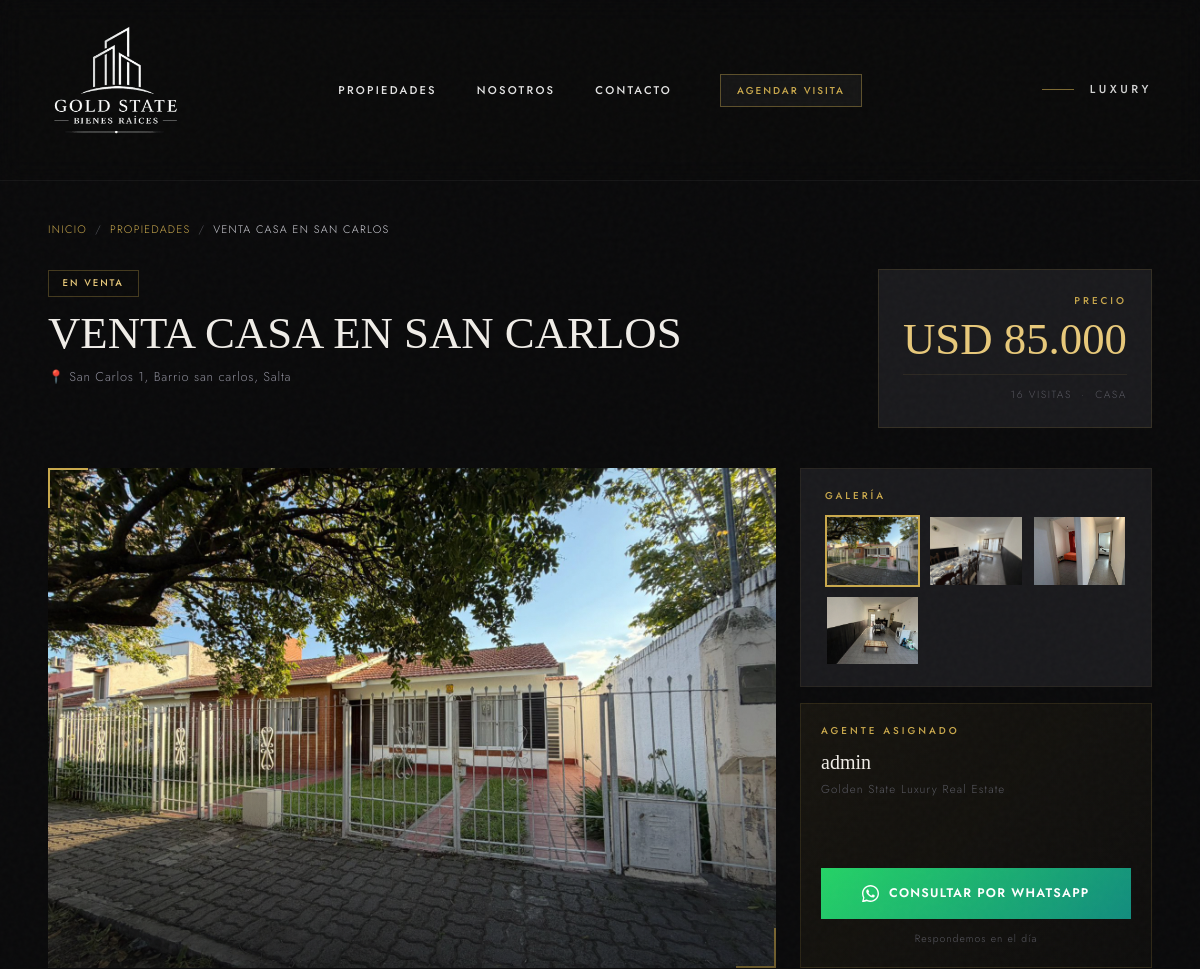
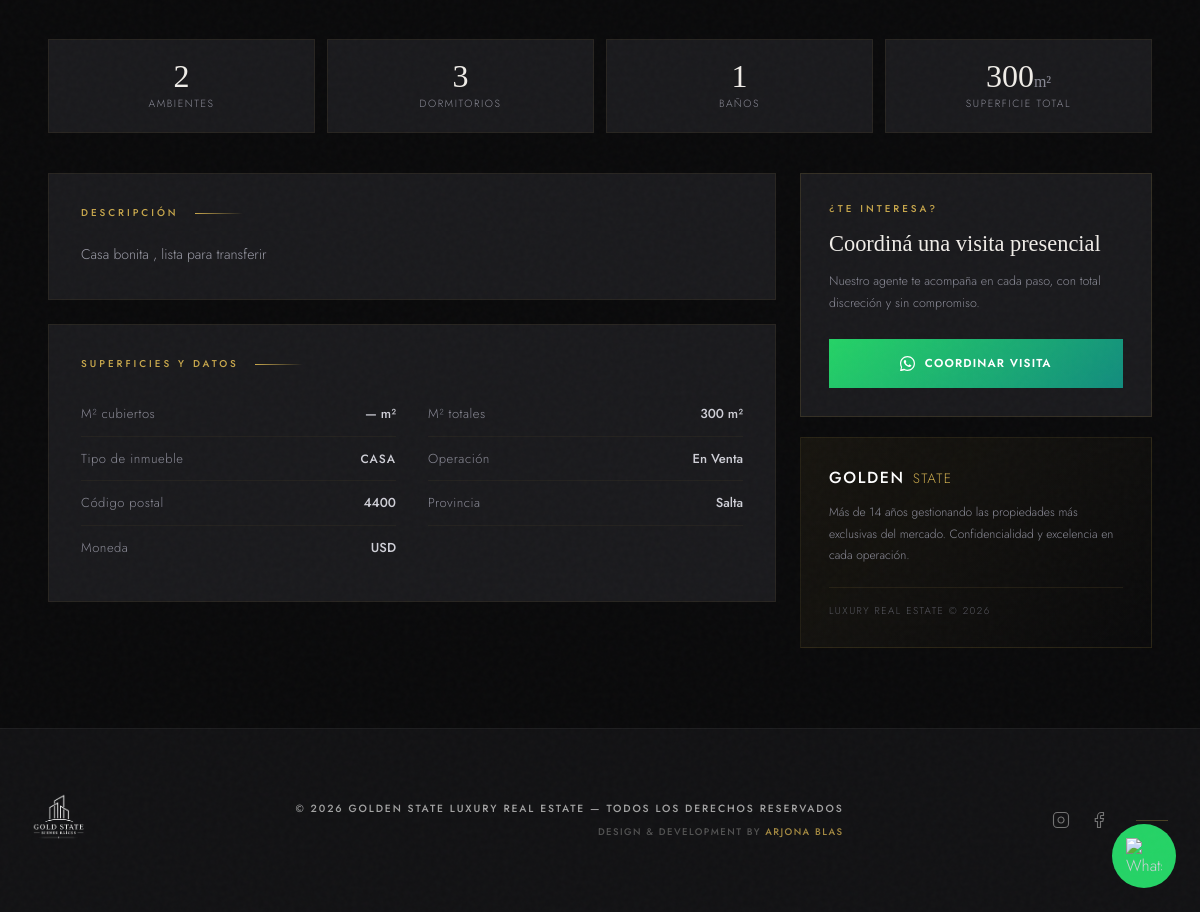
Page /propiedad/1/ on the committed database (2 pictures, top to bottom).
### propiedades/models.py (models this page shows, shortened)
class Publicacion(models.Model):
    TIPOS_PROPIEDAD = (
        ("casa", "Casa"),
        ("departamento", "Departamento"),
        ("monoambiente", "Monoambiente"),
        ("ph", "PH"),
        ("loft", "Loft"),
        ("quinta", "Casa de Quinta / Barrio Cerrado"),
        ("terreno", "Terreno / Lote"),
        ("cochera", "Cochera"),
        ("local", "Local Comercial"),
        ("oficina", "Oficina"),
        ("galpon", "Galpón / Depósito"),
        ("campo", "Campo / Chacra"),
    )
    ESTADOS_OPERACION = (
        ("alquiler", "En Alquiler"),
        ("venta", "En Venta"),
        ("alquiler_temporal", "Alquiler Temporal"),
    )
    MONEDAS = (
        ("USD", "Dólares (USD)"),
        ("ARS", "Pesos (ARS)"),
    )
    agente = models.ForeignKey(User, on_delete=models.CASCADE, verbose_name="Agente / Administrador")
    titulo = models.CharField(max_length=255, verbose_name="Título de la publicación")
    descripcion = models.TextField(verbose_name="Descripción o Detalles")
    tipo_propiedad = models.CharField(max_length=30, choices=TIPOS_PROPIEDAD, default="departamento", verbose_name="Tipo de Propiedad")
    tipo_operacion = models.CharField(max_length=20, choices=ESTADOS_OPERACION, default="venta", verbose_name="Operación")
    moneda = models.CharField(max_length=3, choices=MONEDAS, default="USD", verbose_name="Moneda")
    precio = models.DecimalField(max_digits=12, decimal_places=2, verbose_name="Precio")
    expensas = models.DecimalField(max_digits=10, decimal_places=2, verbose_name="Expensas (0 si no aplica)", default=0)
    ambientes = models.PositiveIntegerField(default=1, validators=[MinValueValidator(1)], verbose_name="Ambientes")
    dormitorios = models.PositiveIntegerField(default=0, verbose_name="Dormitorios (0 si es monoambiente)")
    banos = models.PositiveIntegerField(default=1, verbose_name="Baños")
    metros_cubiertos = models.PositiveIntegerField(verbose_name="M² Cubiertos", blank=True, null=True)
    metros_totales = models.PositiveIntegerField(verbose_name="M² Totales")
    direccion = models.CharField(max_length=255, verbose_name="Dirección (Calle y Altura)")
    barrio_localidad = models.CharField(max_length=100, verbose_name="Barrio o Localidad")
    provincia = models.CharField(max_length=100, verbose_name="Provincia", default="Buenos Aires")
    codigo_postal = models.CharField(max_length=10, verbose_name="Código Postal", blank=True, null=True)
    imagen_principal = models.ImageField(upload_to='propiedades/', verbose_name="Foto Principal", null=True, blank=True)
    visitas = models.PositiveIntegerField(default=0, editable=False, verbose_name="Cantidad de Visitas")
    disponible = models.BooleanField(default=True, verbose_name="Publicación Activa / Disponible")
    destacada = models.BooleanField(default=False, verbose_name="Propiedad Destacada (Sale en la Home)")
    destacada_hero = models.BooleanField(default=False, verbose_name="Mostrar en el Slider Principal (Hero)")
    creado_el = models.DateTimeField(auto_now_add=True)
    actualizado_el = models.DateTimeField(auto_now=True)
    class Meta:
        verbose_name = "Propiedad"
        verbose_name_plural = "Propiedades"
        ordering = ['-creado_el']
    @property
    def precio_formateado(self):
        return f"{self.moneda} {self.precio:,.0f}".replace(",", ".")
    def save(self, *args, **kwargs):
        if self.imagen_principal:
            try:
                if hasattr(self.imagen_principal.file, 'image') or not self.pk:
                    comprimir_imagen(self.imagen_principal, max_width=1600, calidad=75)
            except Exception:
                pass
        super(Publicacion, self).save(*args, **kwargs)

class ImagenPropiedad(models.Model):
    propiedad = models.ForeignKey(Publicacion, on_delete=models.CASCADE, related_name="imagenes")
    imagen = models.ImageField(upload_to='propiedades/galeria/', verbose_name="Foto")
    orden = models.PositiveIntegerField(default=0, verbose_name="Orden")
    class Meta:
        verbose_name = "Foto de la Propiedad"
        verbose_name_plural = "Galería de Fotos"
        ordering = ['orden']

### propiedades/views.py (the view)
# urls.py: path('propiedad/<int:pk>/', views.detalle_propiedad, name='detalle'),
def detalle_propiedad(request, pk):
    propiedad = get_object_or_404(Publicacion, pk=pk)
    propiedad.visitas += 1
    propiedad.save()
    contexto = {'propiedad': propiedad}
    return render(request, 'propiedades/detalle.html', contexto)

### propiedades/templates/propiedades/detalle.html (shortened to what this page needs)
{% extends 'propiedades/base.html' %}
{% load static %}
{% block extra_css %}
    <link rel="stylesheet" href="{% static 'propiedades/css/detalle.css' %}" />
{% endblock %}
{% block content %}
    <main class="max-w-7xl mx-auto px-5 sm:px-8 lg:px-12 py-10 pb-20">
        <nav class="breadcrumb flex items-center gap-2 mb-8 reveal visible">
            <a href="{% url 'propiedades:index' %}">Inicio</a>
            <span style="color:var(--fog);">/</span>
            <a href="{% url 'propiedades:catalogo' %}">Propiedades</a>
            <span style="color:var(--fog);">/</span>
            <span style="color:#D0D0D8;">{{ propiedad.titulo|truncatechars:40 }}</span>
        </nav>
        <div class="flex flex-col lg:flex-row lg:items-start lg:justify-between gap-6 mb-10 reveal visible">
            <div class="flex-1">
                <span class="badge-op mb-3 inline-block">{{ propiedad.get_tipo_operacion_display }}</span>
                <h1 style="font-family:'Cormorant Garamond',serif;font-weight:300;font-size:clamp(1.8rem,4vw,2.8rem);color:#F0EDE8;line-height:1.1;margin-bottom:0.5rem;">{{ propiedad.titulo }}</h1>
                <p style="font-size:0.8rem;letter-spacing:0.06em;color:var(--mist);">
                    📍 {{ propiedad.direccion }}, {{ propiedad.barrio_localidad }}, {{ propiedad.provincia }}
                </p>
            </div>
            <div class="price-card p-6 lg:min-w-[240px] lg:text-right" style="flex-shrink:0;">
                <p class="section-eyebrow mb-2">Precio</p>
                <div class="price-main">{{ propiedad.precio_formateado }}</div>
                <div style="margin-top:0.75rem;padding-top:0.75rem;border-top:1px solid rgba(201,168,76,0.1);font-size:0.65rem;color:var(--fog);letter-spacing:0.15em;text-transform:uppercase;">
                    {{ propiedad.visitas }} visita{{ propiedad.visitas|pluralize:"s" }} &nbsp;·&nbsp; {{ propiedad.get_tipo_propiedad_display }}
                </div>
            </div>
        </div>
        <div class="grid grid-cols-1 lg:grid-cols-3 gap-6 mb-10 reveal visible">
            <div class="lg:col-span-2 relative overflow-hidden h-[420px] sm:h-[500px]" style="background:var(--charcoal);">
                {% if propiedad.imagen_principal %}
                    <img id="visor-principal" src="{{ propiedad.imagen_principal.url }}" alt="{{ propiedad.titulo }}">
                {% endif %}
            </div>
            <div class="flex flex-col gap-4">
                <div style="padding:1.25rem 1.5rem;background:var(--ink);border:1px solid rgba(201,168,76,0.08);">
                    <p class="section-eyebrow mb-3">Galería</p>
                    <div class="grid grid-cols-3 gap-2 max-h-[200px] overflow-y-auto" id="galeria-thumbs">
                        {% if propiedad.imagen_principal %}
                            <div class="thumb active" data-src="{{ propiedad.imagen_principal.url }}">
                                <img src="{{ propiedad.imagen_principal.url }}" alt="Portada">
                            </div>
                        {% endif %}
                        {% for foto in propiedad.imagenes.all %}
                            <div class="thumb" data-src="{{ foto.imagen.url }}">
                                <img src="{{ foto.imagen.url }}" alt="Foto {{ forloop.counter }}">
                            </div>
                        {% endfor %}
                    </div>
                </div>
                <div class="agent-card p-5 flex-1 flex flex-col justify-between">
                    <div>
                        <p class="section-eyebrow mb-2">Agente asignado</p>
                        <p style="font-family:'Cormorant Garamond',serif;font-size:1.25rem;font-weight:300;color:#F0EDE8;margin-bottom:0.25rem;">
                            {{ propiedad.agente.get_full_name|default:propiedad.agente.username }}
                        </p>
                        <p style="font-size:0.72rem;letter-spacing:0.1em;color:var(--fog);">Golden State Luxury Real Estate</p>
                    </div>
                    <div style="margin-top:1.5rem;">
                        <a href="https://wa.me/{{ propiedad.agente.perfil.whatsapp|default:'3874209690' }}?text=Hola!%20Me%20interesa%20la%20propiedad:%20{{ propiedad.titulo|urlencode }}%20({{ propiedad.precio_formateado|urlencode }}).%20¿Podrían%20darme%20más%20información?"
                           target="_blank" class="wsp-btn">
                            Consultar por WhatsApp
                        </a>
                        <p style="font-size:0.65rem;text-align:center;color:var(--fog);letter-spacing:0.1em;margin-top:0.75rem;">Respondemos en el día</p>
                    </div>
                </div>
            </div>
        </div>
        <div class="grid grid-cols-2 sm:grid-cols-4 gap-3 mb-10 reveal visible">
            <div class="stat-box">
                <div class="stat-val">{{ propiedad.ambientes }}</div>
                <div class="stat-label">Ambientes</div>
            </div>
            <div class="stat-box">
                <div class="stat-val">{{ propiedad.dormitorios }}</div>
                <div class="stat-label">Dormitorios</div>
            </div>
            <div class="stat-box">
                <div class="stat-val">{{ propiedad.banos }}</div>
                <div class="stat-label">Baños</div>
            </div>
            <div class="stat-box">
                <div class="stat-val">{{ propiedad.metros_totales }}<span style="font-size:1rem;color:var(--mist);">m²</span></div>
                <div class="stat-label">Superficie total</div>
            </div>
        </div>
        <div class="grid grid-cols-1 lg:grid-cols-3 gap-6">
            <div class="lg:col-span-2 space-y-6 reveal visible">
                <div style="background:var(--ink);border:1px solid rgba(201,168,76,0.08);padding:2rem;">
                    <div class="flex items-center gap-4 mb-5">
                        <p class="section-eyebrow">Descripción</p>
                        <div class="gold-rule"></div>
                    </div>
                    <div class="prop-desc">{{ propiedad.descripcion }}</div>
                </div>
                <div style="background:var(--ink);border:1px solid rgba(201,168,76,0.08);padding:2rem;">
                    <div class="flex items-center gap-4 mb-5">
                        <p class="section-eyebrow">Superficies y datos</p>
                        <div class="gold-rule"></div>
                    </div>
                    <div class="grid grid-cols-1 sm:grid-cols-2 gap-x-8">
                        <div class="data-row">
                            <span class="data-key">M² cubiertos</span>
                            <span class="data-val">{{ propiedad.metros_cubiertos|default:"—" }} m²</span>
                        </div>
                        <div class="data-row">
                            <span class="data-key">M² totales</span>
                            <span class="data-val">{{ propiedad.metros_totales }} m²</span>
                        </div>
                        <div class="data-row">
                            <span class="data-key">Tipo de inmueble</span>
                            <span class="data-val" style="text-transform:uppercase;font-size:0.75rem;letter-spacing:0.08em;">{{ propiedad.get_tipo_propiedad_display }}</span>
                        </div>
                        <div class="data-row">
                            <span class="data-key">Operación</span>
                            <span class="data-val">{{ propiedad.get_tipo_operacion_display }}</span>
                        </div>
                        <div class="data-row">
                            <span class="data-key">Código postal</span>
                            <span class="data-val">{{ propiedad.codigo_postal|default:"—" }}</span>
                        </div>
                        <div class="data-row">
                            <span class="data-key">Provincia</span>
                            <span class="data-val">{{ propiedad.provincia }}</span>
                        </div>
                        <div class="data-row">
                            <span class="data-key">Moneda</span>
                            <span class="data-val">{{ propiedad.moneda }}</span>
                        </div>
                    </div>
                </div>
            </div>
            <div class="space-y-5 reveal visible">
                <div style="background:var(--ink);border:1px solid rgba(201,168,76,0.15);padding:1.75rem;">
                    <p class="section-eyebrow mb-3">¿Te interesa?</p>
                    <h3 style="font-family:'Cormorant Garamond',serif;font-size:1.4rem;font-weight:300;color:#F0EDE8;line-height:1.3;margin-bottom:0.75rem;">Coordiná una visita presencial</h3>
                    <p style="font-size:0.78rem;line-height:1.8;color:var(--mist);margin-bottom:1.5rem;">Nuestro agente te acompaña en cada paso, con total discreción y sin compromiso.</p>
                    <a href="https://wa.me/{{ propiedad.agente.perfil.whatsapp|default:'3874209690' }}?text=Hola!%20Quiero%20coordinar%20una%20visita%20para:%20{{ propiedad.titulo|urlencode }}"
                       target="_blank" class="wsp-btn" style="font-size:0.72rem;">
                        Coordinar visita
                    </a>
                </div>
                <div style="background:linear-gradient(135deg,rgba(201,168,76,0.07),transparent);border:1px solid rgba(201,168,76,0.12);padding:1.75rem;">
                    <div class="flex items-baseline gap-2 mb-3">
                        <span class="text-white font-medium uppercase tracking-widest text-[1rem]">GOLDEN</span>
                        <span class="text-[#c9a84c] uppercase tracking-widest text-[0.85rem]">STATE</span>
                    </div>
                    <p style="font-size:0.75rem;line-height:1.8;color:var(--mist);">Más de 14 años gestionando las propiedades más exclusivas del mercado. Confidencialidad y excelencia en cada operación.</p>
                    <div style="margin-top:1.25rem;padding-top:1rem;border-top:1px solid rgba(201,168,76,0.1);font-size:0.62rem;letter-spacing:0.15em;text-transform:uppercase;color:var(--fog);">Luxury Real Estate &copy; 2026</div>
                </div>
            </div>
        </div>
    </main>
{% endblock %}

### rows in the picture
Publicacion: titulo "VENTA CASA EN SAN CARLOS", tipo_operacion "EN VENTA", direccion "San Carlos 1", barrio_localidad "Barrio san carlos", provincia "Salta", precio_formateado "USD 85.000", visitas "16", tipo_propiedad "CASA", imagen_principal (picture), agente.get_full_name "admin", ambientes "2", dormitorios "3", banos "1", metros_totales "300", descripcion "Casa bonita , lista para transferir", metros_cubiertos "—", tipo_operacion "En Venta", codigo_postal "4400", moneda "USD"
ImagenPropiedad: imagen (picture)
ImagenPropiedad: imagen (picture)
ImagenPropiedad: imagen (picture)
